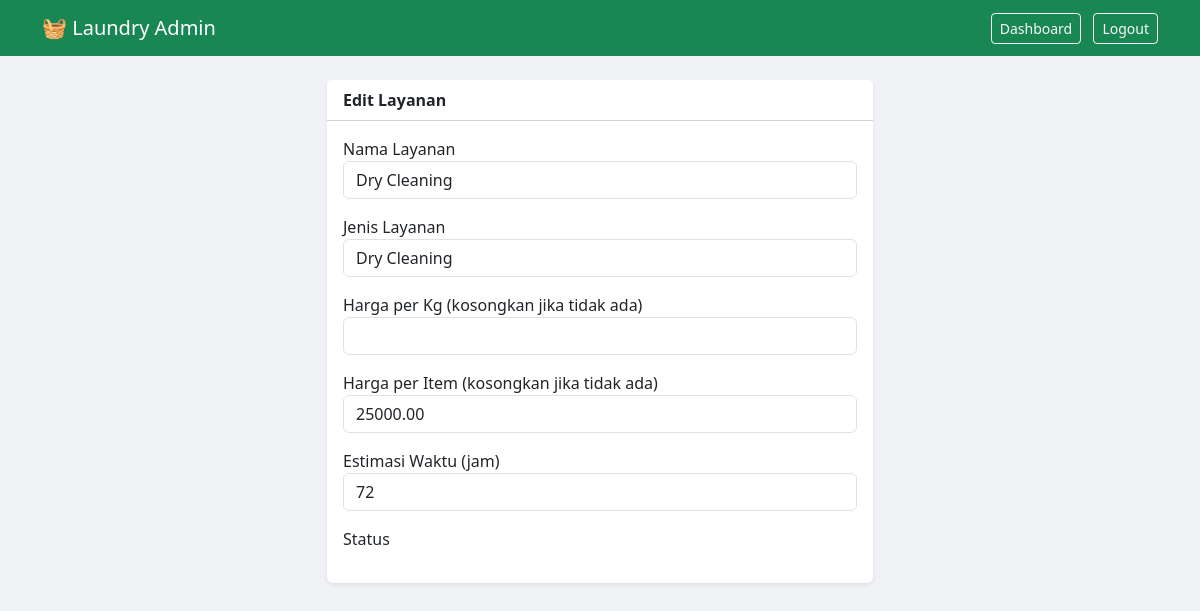
Page /src/pages/admin/layanan/update.php?id=4 (signed in) on the committed database.
### tables this page shows
CREATE TABLE layanan (
    id_layanan          INT             NOT NULL AUTO_INCREMENT,
    nama_layanan        VARCHAR(100)    NOT NULL,
    jenis_layanan       ENUM('cuci_kering', 'cuci_basah', 'setrika', 'dry_cleaning', 'ekspres') NOT NULL,
    harga_per_kg        DECIMAL(10,2)   DEFAULT NULL,
    harga_per_item      DECIMAL(10,2)   DEFAULT NULL,
    estimasi_waktu_jam  INT             NOT NULL COMMENT 'Estimasi dalam jam',
    is_aktif            BOOLEAN         NOT NULL DEFAULT TRUE,
    PRIMARY KEY (id_layanan)
);

### src/pages/admin/layanan/update.php (the view, shortened to what this page needs)
<?php
require '../../../config/koneksi.php';
$id = $_GET['id'];
$stmt = $conn->prepare("SELECT * FROM layanan WHERE id_layanan = ?");
$stmt->bind_param("i", $id);
$stmt->execute();
$result = $stmt->get_result();
$row = $result->fetch_assoc();
?>
<!DOCTYPE html>
<html lang="id">
<head>
    <link rel="stylesheet" href="../../../assets/bootstrap/css/bootstrap.min.css">
</head>
<body>
<nav class="navbar navbar-dark mb-4">
    <div class="container">
        <span class="navbar-brand">🧺 Laundry Admin</span>
        <div>
            <a href="../index.php" class="btn btn-outline-light btn-sm me-2">Dashboard</a>
            <a href="../logout.php" class="btn btn-outline-light btn-sm">Logout</a>
        </div>
    </div>
</nav>
<div class="container">
    <div class="row justify-content-center">
        <div class="col-md-6">
            <div class="card border-0 shadow-sm">
                <div class="card-header bg-white">
                    <strong>Edit Layanan</strong>
                </div>
                <div class="card-body">
                    <form method="POST">
                        <div class="mb-3">
                            <label>Nama Layanan</label>
                            <input type="text" name="nama_layanan" class="form-control"
                                   value="<?= $row['nama_layanan'] ?>" required>
                        </div>
                        <div class="mb-3">
                            <label>Jenis Layanan</label>
                            <select name="jenis_layanan" class="form-control" required>
                                <option value="dry_cleaning" <?= $row['jenis_layanan'] == 'dry_cleaning' ? 'selected' : '' ?>>Dry Cleaning</option>
                            </select>
                        </div>
                        <div class="mb-3">
                            <label>Harga per Kg (kosongkan jika tidak ada)</label>
                            <input type="number" name="harga_per_kg" class="form-control"
                                   value="<?= $row['harga_per_kg'] ?>">
                        </div>
                        <div class="mb-3">
                            <label>Harga per Item (kosongkan jika tidak ada)</label>
                            <input type="number" name="harga_per_item" class="form-control"
                                   value="<?= $row['harga_per_item'] ?>">
                        </div>
                        <div class="mb-3">
                            <label>Estimasi Waktu (jam)</label>
                            <input type="number" name="estimasi_waktu_jam" class="form-control"
                                   value="<?= $row['estimasi_waktu_jam'] ?>" required>
                        </div>
                        <div class="mb-3">
                            <label>Status</label>

### src/pages/admin/layanan/update.php (style rules this page uses)
body { background-color: #f0f2f5; }
.navbar { background-color: #198754 !important; }

### rows in the picture
layanan: nama_layanan "Dry Cleaning", jenis_layanan "Dry Cleaning", harga_per_item "25000.00", estimasi_waktu_jam "72"
